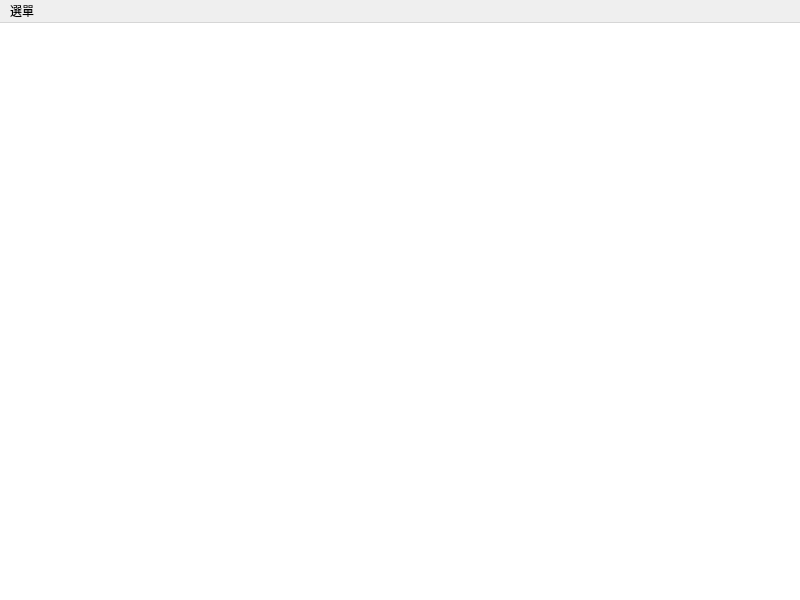
<?xml version="1.0" encoding="UTF-8"?>
<ui version="4.0">
 <class>MainWindow</class>
 <widget class="QMainWindow" name="MainWindow">
  <property name="geometry">
   <rect>
    <x>0</x>
    <y>0</y>
    <width>800</width>
    <height>600</height>
   </rect>
  </property>
  <property name="windowTitle">
   <string>貪食蛇</string>
  </property>
  <widget class="QWidget" name="centralwidget">
   <widget class="QGraphicsView" name="graphicsView">
    <property name="geometry">
     <rect>
      <x>-15</x>
      <y>-20</y>
      <width>830</width>
      <height>630</height>
     </rect>
    </property>
    <property name="focusPolicy">
     <enum>Qt::NoFocus</enum>
    </property>
   </widget>
  </widget>
  <widget class="QMenuBar" name="menubar">
   <property name="geometry">
    <rect>
     <x>0</x>
     <y>0</y>
     <width>800</width>
     <height>24</height>
    </rect>
   </property>
   <widget class="QMenu" name="menu">
    <property name="title">
     <string>選單</string>
    </property>
    <addaction name="actionrestart"/>
   </widget>
   <addaction name="menu"/>
  </widget>
  <action name="actionrestart">
   <property name="text">
    <string>重新開始</string>
   </property>
  </action>
 </widget>
 <resources/>
 <connections/>
</ui>
